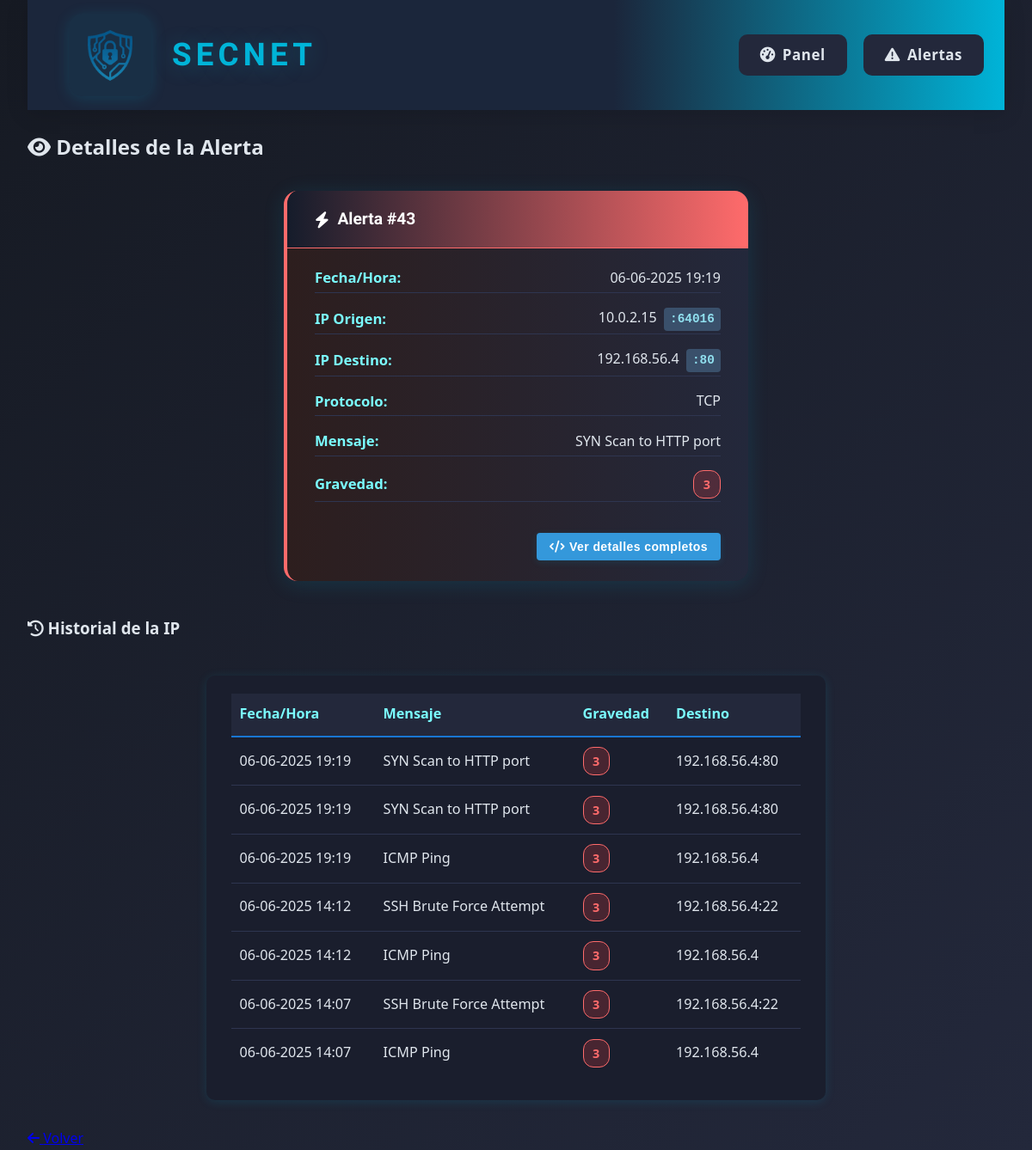
/web-interface/alert-details.php?id=43, run on the app's committed database.
### tables this page shows
CREATE TABLE alerts (
        id INTEGER PRIMARY KEY AUTOINCREMENT,
        timestamp TEXT,
        source_ip TEXT,
        source_port TEXT,
        destination_ip TEXT,
        dest_port TEXT,
        alert_message TEXT,
        severity INTEGER,
        protocol TEXT,
        action_taken TEXT,
        raw_data TEXT
    );

### web-interface/alert-details.php (the view, shortened to what this page needs)
<?php
$id = intval($_GET['id']);
$db = new SQLite3('/var/www/html/database/alerts.db');
$stmt = $db->prepare('SELECT * FROM alerts WHERE id = :id');
$stmt->bindValue(':id', $id, SQLITE3_INTEGER);
$result = $stmt->execute();
$alert = $result->fetchArray(SQLITE3_ASSOC);
$source_ip = $alert['source_ip'];
$history = [];
if ($source_ip) {
    $hist_stmt = $db->prepare('SELECT * FROM alerts WHERE source_ip = :source_ip ORDER BY timestamp DESC LIMIT 20');
    $hist_stmt->bindValue(':source_ip', $source_ip, SQLITE3_TEXT);
    $hist_result = $hist_stmt->execute();
    while ($row = $hist_result->fetchArray(SQLITE3_ASSOC)) {
        $history[] = $row;
    }
}
?>
<!DOCTYPE html>
<html lang="es">
<head>
    <link rel="stylesheet" href="css/style.css">
    <link rel="stylesheet" href="https://cdnjs.cloudflare.com/ajax/libs/font-awesome/6.4.0/css/all.min.css">
</head>
<body>
    <div class="container">
        <header>
            <div class="logo-container">
                <a href="index.php" style="display:flex;align-items:center;text-decoration:none;">
                    <img src="assets/logo.png" alt="Logo">
                    <h1 class="secnet-title">SecNet</h1>
                </a>
            </div>
            <nav>
                <ul>
                    <li><a href="index.php"><i class="fas fa-tachometer-alt"></i> Panel</a></li>
                    <li><a href="alerts.php"><i class="fas fa-exclamation-triangle"></i> Alertas</a></li>
                </ul>
            </nav>
        </header>
        <main>
            <h2><i class="fas fa-eye"></i> Detalles de la Alerta</h2>
            <section class="alert-card severity-<?= (int)$alert['severity'] ?>">
                <div class="alert-card-header">
                    <i class="fas fa-bolt"></i> Alerta #<?= htmlspecialchars($alert['id']) ?>
                </div>
                <div class="alert-card-body">
                    <div class="alert-detail-row"><span class="alert-detail-label">Fecha/Hora:</span><span><?php
    $date = new DateTime($alert['timestamp'], new DateTimeZone('UTC'));
    $date->setTimezone(new DateTimeZone('Europe/Madrid'));
    echo $date->format('d-m-Y H:i');
?></span></div>
                    <div class="alert-detail-row">
                        <span class="alert-detail-label">IP Origen:</span>
                        <span>
                            <?= htmlspecialchars($alert['source_ip']) ?>
                            <?php if (!empty($alert['source_port'])): ?>
                                <span class="port-badge">:<?= htmlspecialchars($alert['source_port']) ?></span>
                            <?php endif; ?>
                        </span>
                    </div>
                    <div class="alert-detail-row">
                        <span class="alert-detail-label">IP Destino:</span>
                        <span>
                            <?= htmlspecialchars($alert['destination_ip']) ?>
                            <?php if (!empty($alert['dest_port'])): ?>
                                <span class="port-badge">:<?= htmlspecialchars($alert['dest_port']) ?></span>
                            <?php endif; ?>
                        </span>
                    </div>
                    <div class="alert-detail-row"><span class="alert-detail-label">Protocolo:</span><span><?= htmlspecialchars($alert['protocol']) ?></span></div>
                    <div class="alert-detail-row"><span class="alert-detail-label">Mensaje:</span><span><?= htmlspecialchars($alert['alert_message']) ?></span></div>
                    <div class="alert-detail-row"><span class="alert-detail-label">Gravedad:</span><span class="gravedad-badge gravedad-<?= (int)$alert['severity'] ?>"><?= htmlspecialchars($alert['severity']) ?></span></div>
                    <div class="alert-actions">
                        <button id="showJsonBtn" class="action-btn primary">
                            <i class="fas fa-code"></i> Ver detalles completos
                        </button>
                    </div>
                </div>
            </section>
            <h3><i class="fas fa-history"></i> Historial de la IP</h3>
            <section class="alert-history-box">
                <table class="alert-history-table">
                    <thead>
                        <tr>
                            <th>Fecha/Hora</th>
                            <th>Mensaje</th>
                            <th>Gravedad</th>
                            <th>Destino</th>
                        </tr>
                    </thead>
                    <tbody>
                    <?php foreach ($history as $h): ?>
                        <tr>
                            <td><?php
    $date = new DateTime($h['timestamp'], new DateTimeZone('UTC'));
    $date->setTimezone(new DateTimeZone('Europe/Madrid'));
    echo $date->format('d-m-Y H:i');
?></td>
                            <td><?= htmlspecialchars($h['alert_message']) ?></td>
                            <td><span class="gravedad-badge gravedad-<?= (int)$h['severity'] ?>"><?= htmlspecialchars($h['severity']) ?></span></td>
                            <td><?= htmlspecialchars($h['destination_ip']) ?><?= !empty($h['dest_port']) ? ':' . htmlspecialchars($h['dest_port']) : '' ?></td>
                        </tr>
                    <?php endforeach; ?>
                    </tbody>
                </table>
            </section>
            <a href="index.php" class="btn"><i class="fas fa-arrow-left"></i> Volver</a>
        </main>
    </div>
</body>
</html>

### web-interface/alert-details.php (style rules this page uses)
.action-btn { padding: 8px 15px; border: none; border-radius: 4px; cursor: pointer; font-size: 14px; display: inline-flex; align-items: center; gap: 5px; transition: background-color 0.2s; }
.action-btn.primary { background-color: #3498db; color: white; }
.alert-actions { margin-top: 20px; display: flex; gap: 10px; justify-content: flex-end; }

### data on the page
alerts: id "43", timestamp "06-06-2025 19:19", source_ip "10.0.2.15", source_port "64016", destination_ip "192.168.56.4", dest_port "80", protocol "TCP", alert_message "SYN Scan to HTTP port", severity "3"
alerts: timestamp "06-06-2025 19:19", alert_message "SYN Scan to HTTP port", severity "3", destination_ip "192.168.56.4", dest_port "80"
alerts: timestamp "06-06-2025 19:19", alert_message "ICMP Ping", severity "3", destination_ip "192.168.56.4"
alerts: timestamp "06-06-2025 14:12", alert_message "SSH Brute Force Attempt", severity "3", destination_ip "192.168.56.4", dest_port "22"
alerts: timestamp "06-06-2025 14:12", alert_message "ICMP Ping", severity "3", destination_ip "192.168.56.4"
alerts: timestamp "06-06-2025 14:07", alert_message "SSH Brute Force Attempt", severity "3", destination_ip "192.168.56.4", dest_port "22"
alerts: timestamp "06-06-2025 14:07", alert_message "ICMP Ping", severity "3", destination_ip "192.168.56.4"
